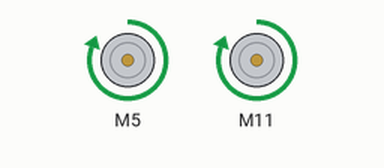
The sketch below on a simulated Arduino Uno, built with avr-gcc and run on an emulated ATmega328P. Shown: 2 × DC motor (green arrow = forward, orange = backward, longer = faster).

Above: at 1.0 s.
At 3.0 s:
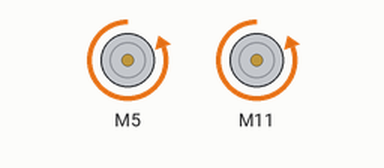
At 5.0 s:
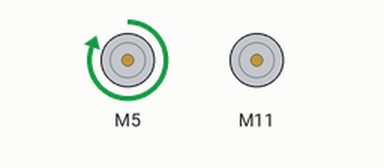
At 7.0 s:
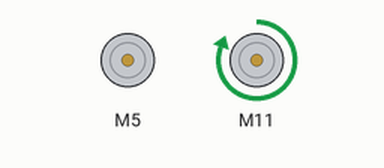
Timing chart, 0 to 10.4 s (numbered marks = the images above):
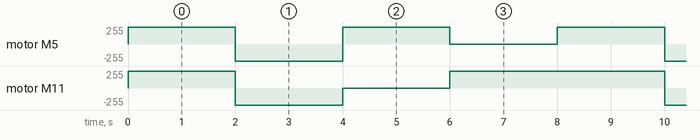

The sketch:

DRV8833.ino
```cpp
#include <DRV8833.h>
int inputA1=5;
int inputA2=6;
int inputB1=11;
int inputB2=3;
DRV8833 driver = DRV8833();
void setup() {
  // put your setup code here, to run once:
  driver.attachMotorA(inputA1, inputA2);
  driver.attachMotorB(inputB1, inputB2);


}

void loop() {
  // put your main code here, to run repeatedly:
  driver.motorAForward();
  driver.motorBForward();
  delay(2000);
  driver.motorAReverse();
  driver.motorBReverse();
  delay(2000);
  driver.motorAForward();
  driver.motorBStop();
  delay(2000);
  driver.motorAStop();
  driver.motorBForward();
  delay(2000);
}
```

Measured:
- by itself, motor M5: repeats every 8.0 s: backward 255/255 2.0 s, forward 255/255 2.0 s, stopped 2.0 s, forward 255/255 2.0 s
- by itself, motor M11: repeats every 8.0 s: backward 255/255 2.0 s, stopped 2.0 s, forward 255/255 4.0 s
